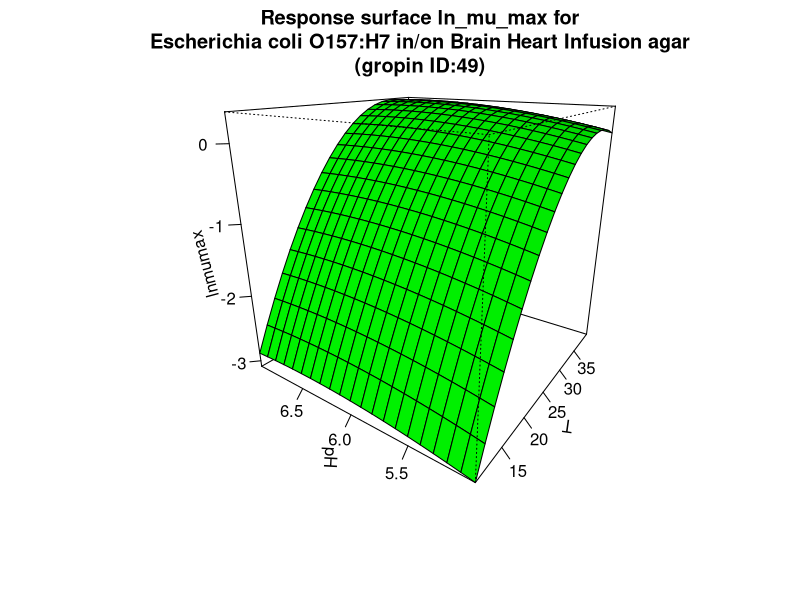

Here is the R script that generated this plot:
#############################
# start of Parameter script
#############################
T <- seq(10.01,39.96003996004,length.out=21)
pH <- seq(5.005,6.99300699300699,length.out=21)
#############################
# end of Parameter script
#############################
############################# 
# start of Model script Gropin ID 49 
#############################
 
# constant coefficients for this model
a0 <- -10.05
a1 <- 0.34
a2 <- 1.3
a3 <- -0.0048
a4 <- 0.00072
a5 <- -0.1
 
variables <- data.frame(T,pH)
argumentsPar <- unique.data.frame(expand.grid(variables))
 
# heart of the model
response_surface <- function(T,pH) {
   mumax <-(a0+(a1*T)+(a2*pH)+(a3*(T^2))+(a4*T*pH)+(a5*(pH^2)))

	return(mumax=mumax)
} 

# output parameters
responseSurface <- cbind(argumentsPar,response_surface(argumentsPar['T'],argumentsPar['pH']))
colnames(responseSurface) <- c(colnames(argumentsPar),'lnmumax')
#############################
# End of Model script
#############################
############################# 
# start of Visualisation script Gropin ID 49 
#############################
titleText <-'Response surface ln_mu_max for
Escherichia coli O157:H7 in/on Brain Heart Infusion agar
(gropin ID:49)'
persp(T,pH,matrix(unlist(responseSurface$'lnmumax'),nrow=21),col = 'green',xlab='T',ylab='pH',zlab='lnmumax',main=titleText,theta=305,phi=20,shade=0.25,ticktype = 'detailed')
#############################
# End of Visualisation script
#############################
